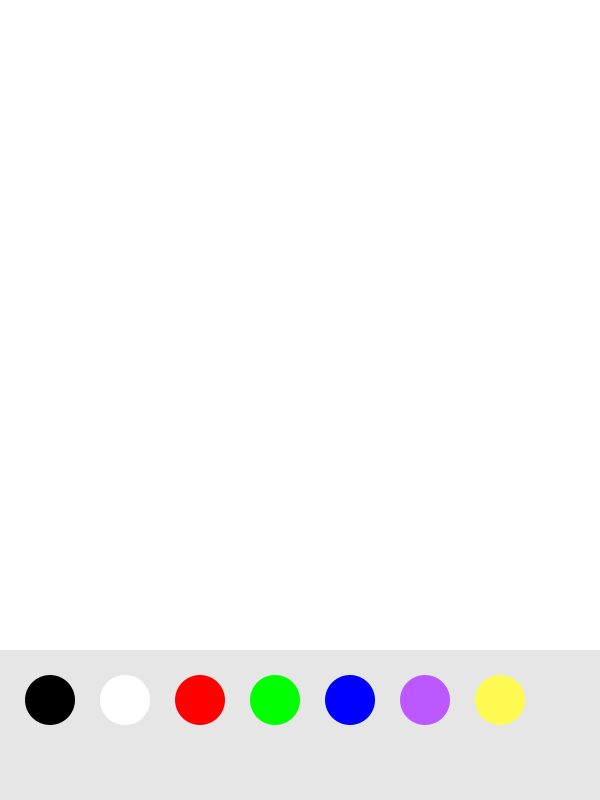
Frame 1 (no input)
Frame 60 (the mouse pressed at the canvas centre just before this capture): identical to frame 1, image omitted
Frame 120 (the mouse held since frame 60 and released just before this capture): identical to frame 1, image omitted

The Processing sketch that drew this single still picture (run headless with seeded random() and noise(); from frame 60 on, the mouse is pressed at the canvas centre):

// Processing sketch: DrawingTool
// ── DrawingTool.pde
// Brush
void mouseDragged(){
  ellipse(mouseX,mouseY,20,20);
  if(mouseY>650){
    noFill();
  }
}

void setup(){
  size(600,800);
  noStroke();
  background(255);
  fill(230);
  rect(0,650,600,200);
  fill(0,0,0);
  ellipse(50,700,50,50);
  fill(255,255,255);
  ellipse(125,700,50,50);
  fill(255,0,0);
  ellipse(200,700,50,50);
  fill(0,255,0);
  ellipse(275,700,50,50);
  fill(0,0,255);
  ellipse(350,700,50,50);
  fill(187,88,255);
  ellipse(425,700,50,50);
  fill(255,250,82);
  ellipse(500,700,50,50);
}

void draw(){
  
  //background(255);
  
  // Press any key to refresh
  if(keyPressed == true){
    background(255);
    fill(230);
    rect(0,650,600,200);
    fill(0,0,0);
    ellipse(50,700,50,50);
    fill(255,255,255);
    ellipse(125,700,50,50);
    fill(255,0,0);
    ellipse(200,700,50,50);
    fill(0,255,0);
    ellipse(275,700,50,50);
    fill(0,0,255);
    ellipse(350,700,50,50);
    fill(187,88,255);
    ellipse(425,700,50,50);
    fill(255,250,82);
    ellipse(500,700,50,50);
  }
  
  // Choose Colors
  if(mouseX <= 525 && mouseX >= 475 && mouseY <= 725 && mouseY >= 675 && mousePressed == true){
    fill(255,250,82);
  }
  
  if(mouseX <= 450 && mouseX >= 400 && mouseY <= 725 && mouseY >= 675 && mousePressed == true){
    fill(187,88,255);
  }
  
  if(mouseX <= 375 && mouseX >= 325 && mouseY <= 725 && mouseY >= 675 && mousePressed == true){
    fill(0,0,255);
  }
  
  else if(mouseX <= 300 && mouseX >= 250 && mouseY <= 725 && mouseY >= 675 && mousePressed == true){
    fill(0,255,0);
  }
  
  else if(mouseX <= 225 && mouseX >= 175 && mouseY <= 725 && mouseY >= 675 && mousePressed == true){
    fill(255,0,0);
  }
  
  else if(mouseX <= 150 && mouseX >= 100 && mouseY <= 725 && mouseY >= 675 && mousePressed == true){
    fill(255,255,255);
  }
  
  else if(mouseX <= 75 && mouseX >= 25 && mouseY <= 725 && mouseY >= 675 && mousePressed == true){
    fill(0,0,0);
  }
  
  //ellipse(mouseX,mouseY,30,30);
  
}

/*
void keyPressed(){
  background(255);
}
*/
